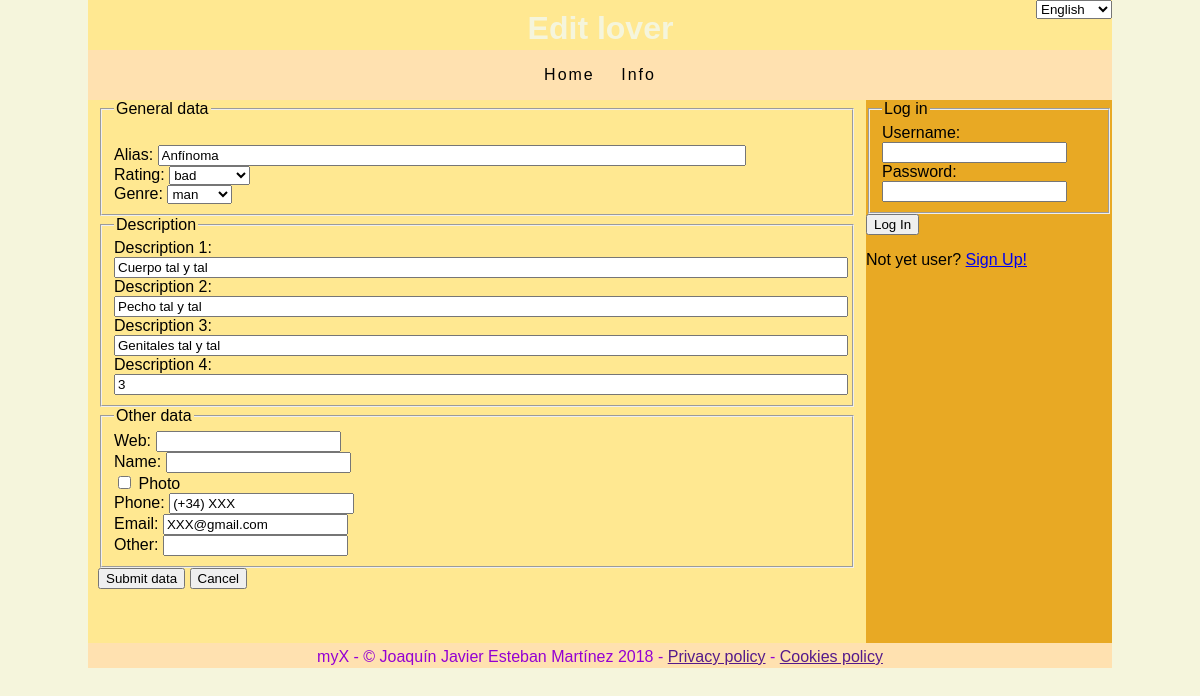
The app's page /amorEdit.php?amorID=5872 with its own data.
### tables this page shows
CREATE TABLE `amores` (
    `amorID`    INTEGER NOT NULL,
    `achtung`   VARCHAR(255),
    `alias`     VARCHAR(255) NOT NULL,
    `rating`    INTEGER,
    `genre`     INTEGER,
    `descr1`    VARCHAR(510),
    `descr2`    VARCHAR(510),
    `descr3`    VARCHAR(510),
    `descr4`    VARCHAR(510),
    `web`       VARCHAR(255),
    `name`      VARCHAR(255),
    `photo`     INTEGER,
    `phone`     VARCHAR(255),
    `email`     VARCHAR(255),
    `other`     VARCHAR(255),
    `user`      INTEGER NOT NULL,
    INDEX (alias),
    CONSTRAINT amores_pk PRIMARY KEY (amorID),
    CONSTRAINT amores_user_fk FOREIGN KEY (user) REFERENCES `users` (userID) ON DELETE CASCADE ON UPDATE CASCADE,
    CONSTRAINT amores_rating_ck CHECK (rating BETWEEN 0 AND 5)
);

### amor.inc (called while the page is built, shortened)
<?php
class Amor {
    protected $alias;
    protected $genre;
    protected $descr1;
    protected $descr2;
    protected $descr3;
    protected $descr4;
    protected $rating;
    protected $web;
    protected $name;
    protected $photo;
    protected $phone;
    protected $email;
    protected $other;
    public function getAlias() {return $this->alias;}
    public function getRating() {return $this->rating;}
    public function getGenre() {return $this->genre;}
    public function getDescr1() {return $this->descr1;}
    public function getDescr2() {return $this->descr2;}
    public function getDescr3() {return $this->descr3;}
    public function getDescr4() {return $this->descr4;}
    public function getWeb() {return $this->web;}
    public function getName() {return $this->name;}
    public function getPhoto() {return $this->photo;}
    public function getPhone() {return $this->phone;}
    public function getEmail() {return $this->email;}
    public function getOther() {return $this->other;}
    public function __construct($amorID) {
        $pdo = DB::getDBHandle();
        $queryString = <<<QUERY
SELECT *
FROM `myX`.`amores`
WHERE `amorID` = :amorID
QUERY;
        $statement = $pdo->prepare($queryString);
        $statement->bindParam(":amorID", $amorID, PDO::PARAM_INT);
        $statement->execute();
        $row = $statement->fetch();
        $this->alias = $row['alias'];
        $this->rating = intval($row['rating']);
        $this->genre = intval($row['genre']);
        $this->descr1 = $row['descr1'];
        $this->descr2 = $row['descr2'];
        $this->descr3 = $row['descr3'];
        $this->descr4 = $row['descr4'];
        $this->web = $row['web'];
        $this->name = $row['name'];
        $this->photo = $row['photo'];
        $this->phone = $row['phone'];
        $this->email = $row['email'];
        $this->other = $row['other'];
    }
}

### amorEdit.php (the view, shortened to what this page needs)
<?php
require_once 'amor.inc';
if (isset($_GET['amorID'])) {
    $amorEdit = true;
    $amor = new Amor(intval($_GET['amorID']));
} else {
    $amorEdit = false;
    if (isset($_GET['tempPraxis']))
        $tempPraxis = true;
}
include 'header.inc';
echo "\t\t\t<section> \n";
echo "\t\t\t\t<form id=\"amorEditForm\" action=\"";
echo $tempPraxis ?
    "praxisEdit.php?praxisID=".$_SESSION['tempPraxis']['praxisID'] :
    "amorEditProcess.php";
echo "\" method=\"POST\" accept-charset=\"utf-8\">\n";
echo "\t\t\t\t\t<div id=\"generalData\">\n";
echo "\t\t\t\t\t\t<fieldset>\n";
echo "\t\t\t\t\t\t\t<legend>"._("General data")."</legend>\n";
echo "\t\t\t\t\t\t\t<label for=\"alias\">"._("Alias").":</label>\n";
echo "\t\t\t\t\t\t\t<input id=\"alias\" type=\"text\" name=\"alias\" value=\"";
if ($amorEdit)
    echo $amor->getAlias();
echo "\" style=\"width: 80%\" /><br />\n";
echo "\t\t\t\t\t\t\t<label for=\"rating\">"._("Rating").":</label>\n";
echo "\t\t\t\t\t\t\t<select id=\"rating\" name=\"rating\">\n";
echo "\t\t\t\t\t\t\t\t<option value=\"2\"";
if ($amorEdit && ($amor->getRating() === 2))
    echo " selected=\"selected\"";
echo ">"._("bad")."</option>\n";
echo "\t\t\t\t\t\t\t</select><br />\n";
echo "\t\t\t\t\t\t\t<label for=\"genre\">"._("Genre").":</label>\n";
echo "\t\t\t\t\t\t\t<select id=\"genre\" name=\"genre\">\n";
echo "\t\t\t\t\t\t\t\t<option value=\"1\"";
if ($amorEdit && ($amor->getGenre() === GENRE_MASCULINE))
    echo " selected=\"selected\"";
echo ">"._("man")."</option>\n";
echo "\t\t\t\t\t\t\t</select><br />\n";
echo "\t\t\t\t\t\t</fieldset>\n";
echo "\t\t\t\t\t</div>\n";
echo "\t\t\t\t\t<div id=\"descr\">\n";
echo "\t\t\t\t\t\t<fieldset>\n";
echo "\t\t\t\t\t\t\t<legend>"._("Description")."</legend>\n";
echo "\t\t\t\t\t\t\t<label for=\"descr1\">"._("Description 1");
echo ":</label><br />\n";
echo "\t\t\t\t\t\t\t<input id=\"descr1\" type=\"text\" name=\"descr1\" value=\"";
if ($amorEdit)
    echo $amor->getDescr1();
echo "\" style=\"width: 100%\" /><br />\n";
echo "\t\t\t\t\t\t\t<label for=\"descr2\">"._("Description 2");
echo ":</label><br />\n";
echo "\t\t\t\t\t\t\t<input id=\"descr2\" type=\"text\" name=\"descr2\" value=\"";
if ($amorEdit)
    echo $amor->getDescr2();
echo "\" style=\"width: 100%\" /><br />\n";
echo "\t\t\t\t\t\t\t<label for=\"descr3\">"._("Description 3");
echo ":</label><br />\n";
echo "\t\t\t\t\t\t\t<input id=\"descr3\" type=\"text\" name=\"descr3\" value=\"";
if ($amorEdit)
    echo $amor->getDescr3();
echo "\" style=\"width: 100%\" /><br />\n";
echo "\t\t\t\t\t\t\t<label for=\"descr4\">"._("Description 4");
echo ":</label><br />\n";
echo "\t\t\t\t\t\t\t<input id=\"descr4\" type=\"text\" name=\"descr4\" value=\"";
if ($amorEdit)
    echo $amor->getDescr4();
echo "\" style=\"width: 100%\" /><br />\n";
echo "\t\t\t\t\t\t</fieldset>\n";
echo "\t\t\t\t\t</div>\n";
echo "\t\t\t\t\t<div id=\"otherData\">\n";
echo "\t\t\t\t\t\t<fieldset>\n";
echo "\t\t\t\t\t\t\t<legend>"._("Other data")."</legend>\n";
echo "\t\t\t\t\t\t\t<label for=\"web\">"._("Web").":</label>\n";
echo "\t\t\t\t\t\t\t<input id=\"web\" type=\"text\" name=\"web\" value=\"";
if ($amorEdit)
    echo $amor->getWeb();
echo "\" /><br />\n";
echo "\t\t\t\t\t\t\t<label for=\"name\">"._("Name").":</label>\n";
echo "\t\t\t\t\t\t\t<input id=\"name\" type=\"text\" name=\"name\" value=\"";
if ($amorEdit)
    echo $amor->getName();
echo "\" /><br />\n";
echo "\t\t\t\t\t\t\t<input id=\"photo\" type=\"checkbox\" name=\"photo\"";
if ($amorEdit && $amor->getPhoto())
    echo " checked=\"checked\"";
echo " />\n";
echo "\t\t\t\t\t\t\t<label for=\"favorite\">"._("Photo")."</label><br />\n";
echo "\t\t\t\t\t\t\t<label for=\"phone\">"._("Phone").":</label>\n";
echo "\t\t\t\t\t\t\t<input id=\"phone\" type=\"text\" name=\"phone\" value=\"";
if ($amorEdit)
    echo $amor->getPhone();
echo "\" /><br />\n";
echo "\t\t\t\t\t\t\t<label for=\"email\">"._("Email").":</label>\n";
echo "\t\t\t\t\t\t\t<input id=\"email\" type=\"text\" name=\"email\" value=\"";
if ($amorEdit)
    echo $amor->getEmail();
echo "\" /><br />\n";
echo "\t\t\t\t\t\t\t<label for=\"other\">"._("Other").":</label>\n";
echo "\t\t\t\t\t\t\t<input id=\"other\" type=\"text\" name=\"other\" value=\"";
if ($amorEdit)
    echo $amor->getOther();
echo "\" /><br />\n";
echo "\t\t\t\t\t\t</fieldset>\n";
echo "\t\t\t\t\t</div>\n";
echo "\t\t\t\t\t<input type=\"submit\" value=\"";
if ($tempPraxis) {
    echo _("Submit data and continue...");
} else {
    echo _("Submit data");
}
echo "\" />\n";
echo "\t\t\t\t\t<input type=\"button\" name=\"cancel\" value=\""._("Cancel").
    "\" onclick=\"javascript: history.back();\" />\n";
echo "\t\t\t\t</form>\n";
echo "\t\t\t</section> \n\n";
require_once 'footer.inc';
?>

### stylesheets/default.css (style rules this page uses)
:root { --rootColor: #FF000D; --analogousColor1: #FF6B42; --analogousColor2: #E84E3D; --analogousColor3: #E84991; --analogousColor4: #FF4FE6; --rootColor: #FF9900; --analogousColor1: #FFD242; --analogousColor2: #E8B23D; --analogousColor3: #E89749; --analogousColor4: #FF904F; --rootColor: #FFE1B0; --analogousColor1: #FFE891; --analogousColor2: #E8A924; --analogousColor3: #E88A24; --analogousColor4: #FFB281; }
html { height: 100%; }
body { height: 100%; background: beige; margin: 0; padding: 0; font-family: sans-serif; }
section { position: absolute; width: 758px; height: 543px; top: 100px; left: 0; border: none; background-color: var(--analogousColor1); margin: 0 auto; padding: 0 10px 0 10px; overflow: auto; }

### records on screen
amores: alias "Anfínoma", rating "bad", descr1 "Cuerpo tal y tal", descr2 "Pecho tal y tal", descr3 "Genitales tal y tal", descr4 "3", phone "(+34) XXX", email "XXX@gmail.com"

### other values on screen
_("General data") "General data"
_("Alias") "Alias"
_("Rating") "Rating"
_("Genre") "Genre"
_("Description") "Description"
_("Description 1") "Description 1"
_("Description 2") "Description 2"
_("Description 3") "Description 3"
_("Description 4") "Description 4"
_("Other data") "Other data"
_("Web") "Web"
_("Name") "Name"
_("Photo") "Photo"
_("Phone") "Phone"
_("Email") "Email"
